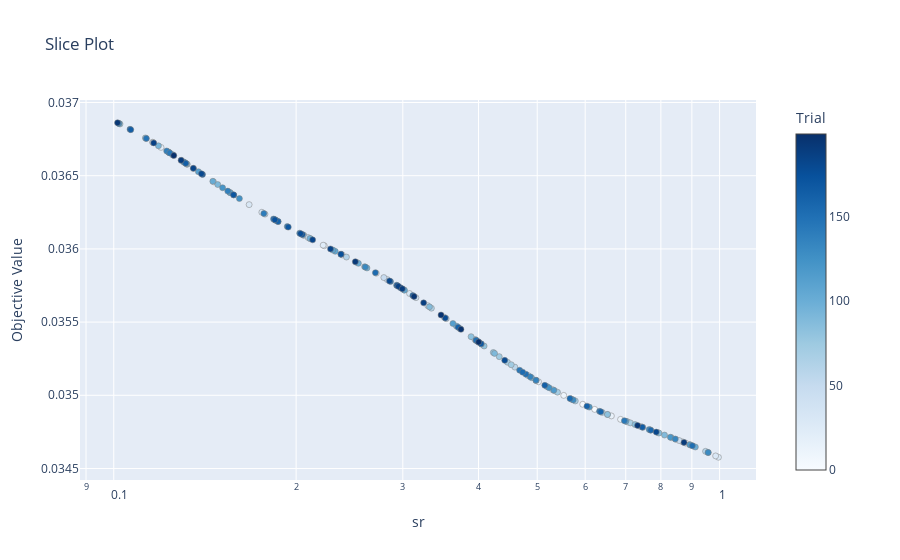

The notebook cell saved with this chart:
### Code cell
plot_slice(study)

### Figure 1 — Plotly figure (JSON) as saved in the notebook; plotly's stock layout.template omitted (floating-point values rounded to 4 significant figures; data arrays with more than 128 entries replaced by an {"elided": "..."} marker saying what was removed)
{"data": [{"marker": {"color": {"elided": "200 int values"}, "colorbar": {"title": {"text": "Trial"}, "x": 1, "xpad": 40}, "colorscale": [[0, "rgb(247,251,255)"], [0.125, "rgb(222,235,247)"], [0.25, "rgb(198,219,239)"], [0.375, "rgb(158,202,225)"], [0.5, "rgb(107,174,214)"], [0.625, "rgb(66,146,198)"], [0.75, "rgb(33,113,181)"], [0.875, "rgb(8,81,156)"], [1, "rgb(8,48,107)"]], "line": {"color": "Grey", "width": 0.5}}, "mode": "markers", "showlegend": false, "type": "scatter", "x": {"elided": "200 float values"}, "y": {"elided": "200 float values"}}], "layout": {"title": {"text": "Slice Plot"}, "xaxis": {"title": {"text": "sr"}, "type": "log"}, "yaxis": {"title": {"text": "Objective Value"}}}}
